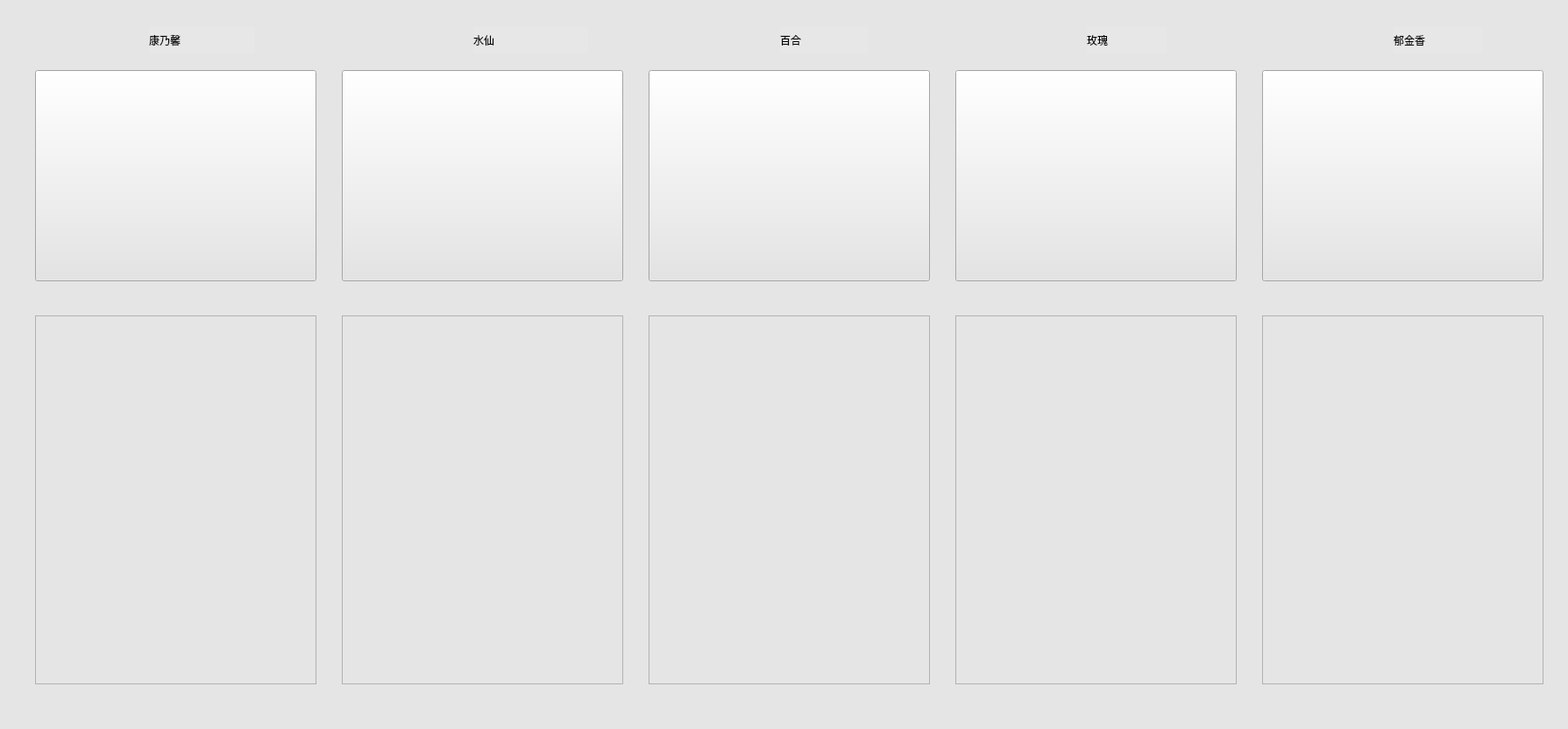
<?xml version="1.0" encoding="UTF-8"?>
<ui version="4.0">
 <class>flowershow</class>
 <widget class="QWidget" name="flowershow">
  <property name="geometry">
   <rect>
    <x>0</x>
    <y>0</y>
    <width>1789</width>
    <height>832</height>
   </rect>
  </property>
  <property name="windowTitle">
   <string>flowershow</string>
  </property>
  <property name="windowIcon">
   <iconset resource="main.qrc">
    <normaloff>:/image/_displayLogo.png</normaloff>:/image/_displayLogo.png</iconset>
  </property>
  <property name="styleSheet">
   <string notr="true">background-color: rgb(229, 229, 229);</string>
  </property>
  <widget class="QPushButton" name="pushButton">
   <property name="geometry">
    <rect>
     <x>40</x>
     <y>80</y>
     <width>321</width>
     <height>241</height>
    </rect>
   </property>
   <property name="styleSheet">
    <string notr="true">border-image: url(:/康乃馨1.jfif);</string>
   </property>
   <property name="text">
    <string/>
   </property>
  </widget>
  <widget class="QPushButton" name="pushButton_2">
   <property name="geometry">
    <rect>
     <x>390</x>
     <y>80</y>
     <width>321</width>
     <height>241</height>
    </rect>
   </property>
   <property name="styleSheet">
    <string notr="true">border-image: url(:/Lilium.jpg);</string>
   </property>
   <property name="text">
    <string/>
   </property>
  </widget>
  <widget class="QLabel" name="label">
   <property name="geometry">
    <rect>
     <x>170</x>
     <y>30</y>
     <width>121</width>
     <height>31</height>
    </rect>
   </property>
   <property name="styleSheet">
    <string notr="true">font: 14pt &quot;宋体&quot;;
background-color: rgb(231, 231, 231);</string>
   </property>
   <property name="text">
    <string>康乃馨</string>
   </property>
  </widget>
  <widget class="QLabel" name="label_2">
   <property name="geometry">
    <rect>
     <x>540</x>
     <y>30</y>
     <width>131</width>
     <height>31</height>
    </rect>
   </property>
   <property name="styleSheet">
    <string notr="true">font: 14pt &quot;宋体&quot;;
background-color: rgb(231, 231, 231);</string>
   </property>
   <property name="text">
    <string>水仙</string>
   </property>
  </widget>
  <widget class="QPushButton" name="pushButton_3">
   <property name="geometry">
    <rect>
     <x>740</x>
     <y>80</y>
     <width>321</width>
     <height>241</height>
    </rect>
   </property>
   <property name="styleSheet">
    <string notr="true">border-image: url(:/narc2221.jpg);</string>
   </property>
   <property name="text">
    <string/>
   </property>
  </widget>
  <widget class="QLabel" name="label_3">
   <property name="geometry">
    <rect>
     <x>890</x>
     <y>30</y>
     <width>101</width>
     <height>31</height>
    </rect>
   </property>
   <property name="styleSheet">
    <string notr="true">font: 14pt &quot;宋体&quot;;
background-color: rgb(231, 231, 231);</string>
   </property>
   <property name="text">
    <string>百合</string>
   </property>
  </widget>
  <widget class="QPushButton" name="pushButton_4">
   <property name="geometry">
    <rect>
     <x>1090</x>
     <y>80</y>
     <width>321</width>
     <height>241</height>
    </rect>
   </property>
   <property name="styleSheet">
    <string notr="true">border-image: url(:/rose.jpg);</string>
   </property>
   <property name="text">
    <string/>
   </property>
  </widget>
  <widget class="QLabel" name="label_4">
   <property name="geometry">
    <rect>
     <x>1240</x>
     <y>30</y>
     <width>91</width>
     <height>31</height>
    </rect>
   </property>
   <property name="styleSheet">
    <string notr="true">font: 14pt &quot;宋体&quot;;
background-color: rgb(231, 231, 231);</string>
   </property>
   <property name="text">
    <string>玫瑰</string>
   </property>
  </widget>
  <widget class="QPushButton" name="pushButton_5">
   <property name="geometry">
    <rect>
     <x>1440</x>
     <y>80</y>
     <width>321</width>
     <height>241</height>
    </rect>
   </property>
   <property name="styleSheet">
    <string notr="true">border-image: url(:/tulip.jpg);</string>
   </property>
   <property name="text">
    <string/>
   </property>
  </widget>
  <widget class="QLabel" name="label_5">
   <property name="geometry">
    <rect>
     <x>1590</x>
     <y>30</y>
     <width>101</width>
     <height>31</height>
    </rect>
   </property>
   <property name="styleSheet">
    <string notr="true">font: 14pt &quot;宋体&quot;;
background-color: rgb(231, 231, 231);</string>
   </property>
   <property name="text">
    <string>郁金香</string>
   </property>
  </widget>
  <widget class="QTextEdit" name="textEdit">
   <property name="geometry">
    <rect>
     <x>40</x>
     <y>360</y>
     <width>321</width>
     <height>421</height>
    </rect>
   </property>
  </widget>
  <widget class="QTextEdit" name="textEdit_2">
   <property name="geometry">
    <rect>
     <x>390</x>
     <y>360</y>
     <width>321</width>
     <height>421</height>
    </rect>
   </property>
  </widget>
  <widget class="QTextEdit" name="textEdit_3">
   <property name="geometry">
    <rect>
     <x>740</x>
     <y>360</y>
     <width>321</width>
     <height>421</height>
    </rect>
   </property>
  </widget>
  <widget class="QTextEdit" name="textEdit_4">
   <property name="geometry">
    <rect>
     <x>1090</x>
     <y>360</y>
     <width>321</width>
     <height>421</height>
    </rect>
   </property>
  </widget>
  <widget class="QTextEdit" name="textEdit_5">
   <property name="geometry">
    <rect>
     <x>1440</x>
     <y>360</y>
     <width>321</width>
     <height>421</height>
    </rect>
   </property>
  </widget>
 </widget>
 <resources>
  <include location="main.qrc"/>
 </resources>
 <connections/>
</ui>
